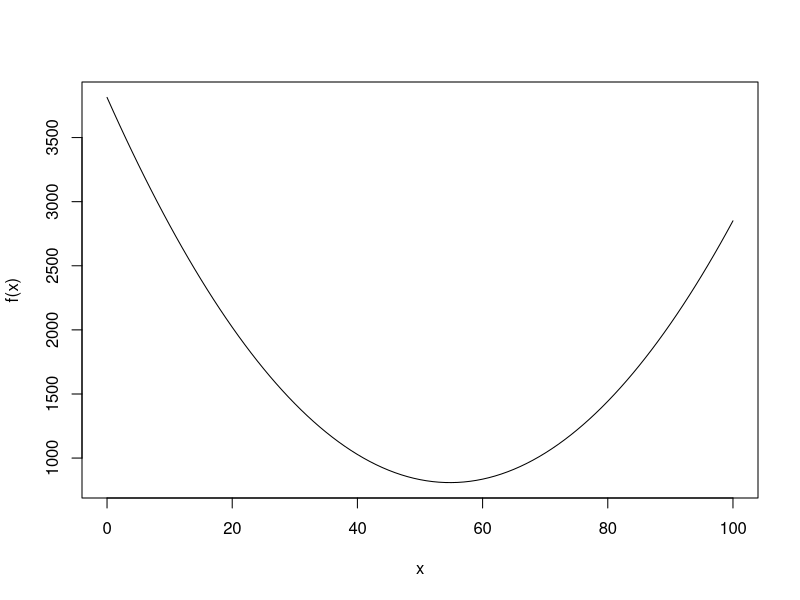

This figure's R source:
#valors x_i
x <- runif(n = 100, min = 0, max = 100)
print("X:")
print(x)

#valors p_i normalitzats
p <- runif(n = 100, min = 0, max = 1)
p = p/sum(p)
print("P:")
print(p)

#funcio f
f <- function(s) {
    result <- 0
    for (i in 1:100)
        result = result + p[i]*(s-x[i])^2
    return(result)
}
    
#plot de la funcio f(x)
curve(f,0,100)    
    
#calcula el valor t per el que f(x) es minim
t <- weighted.mean(x,p)
print("Minim:")
print(t)
